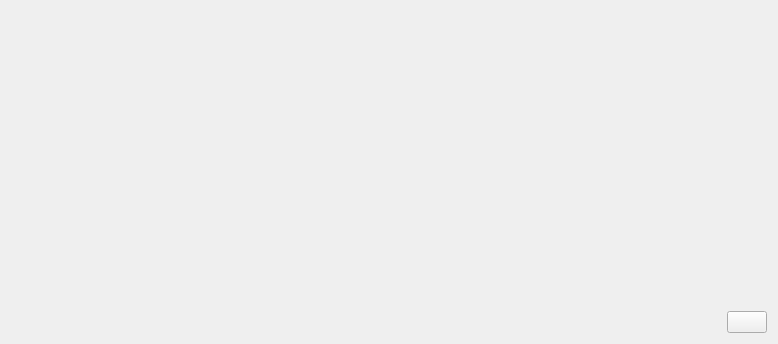
<?xml version="1.0" encoding="UTF-8"?>
<ui version="4.0">
 <class>GalPatternEditor</class>
 <widget class="QWidget" name="GalPatternEditor">
  <property name="geometry">
   <rect>
    <x>0</x>
    <y>0</y>
    <width>778</width>
    <height>344</height>
   </rect>
  </property>
  <property name="windowTitle">
   <string>Form</string>
  </property>
  <layout class="QGridLayout" name="gridLayout">
   <item row="0" column="0" colspan="2">
    <widget class="Okteta::ByteArrayColumnView" name="oktetabyteview">
     <property name="NoOfBytesPerLine">
      <number>8</number>
     </property>
     <property name="Coding" stdset="0">
      <enum>Okteta::AbstractByteArrayView::BinaryCoding</enum>
     </property>
    </widget>
   </item>
   <item row="1" column="0">
    <spacer name="horizontalSpacer">
     <property name="orientation">
      <enum>Qt::Horizontal</enum>
     </property>
     <property name="sizeHint" stdset="0">
      <size>
       <width>717</width>
       <height>20</height>
      </size>
     </property>
    </spacer>
   </item>
   <item row="1" column="1">
    <widget class="QPushButton" name="PatternPreviewButton">
     <property name="toolTip">
      <string>&lt;html&gt;&lt;head/&gt;&lt;body&gt;&lt;p&gt;preview selected pattern&lt;/p&gt;&lt;/body&gt;&lt;/html&gt;</string>
     </property>
     <property name="text">
      <string/>
     </property>
     <property name="icon">
      <iconset resource="../galapicons.qrc">
       <normaloff>:/icons/cursormarkersmall.png</normaloff>:/icons/cursormarkersmall.png</iconset>
     </property>
    </widget>
   </item>
  </layout>
 </widget>
 <customwidgets>
  <customwidget>
   <class>Okteta::ByteArrayColumnView</class>
   <extends>QFrame</extends>
   <header>okteta/bytearraycolumnview.h</header>
  </customwidget>
 </customwidgets>
 <resources>
  <include location="../galapicons.qrc"/>
 </resources>
 <connections/>
</ui>
